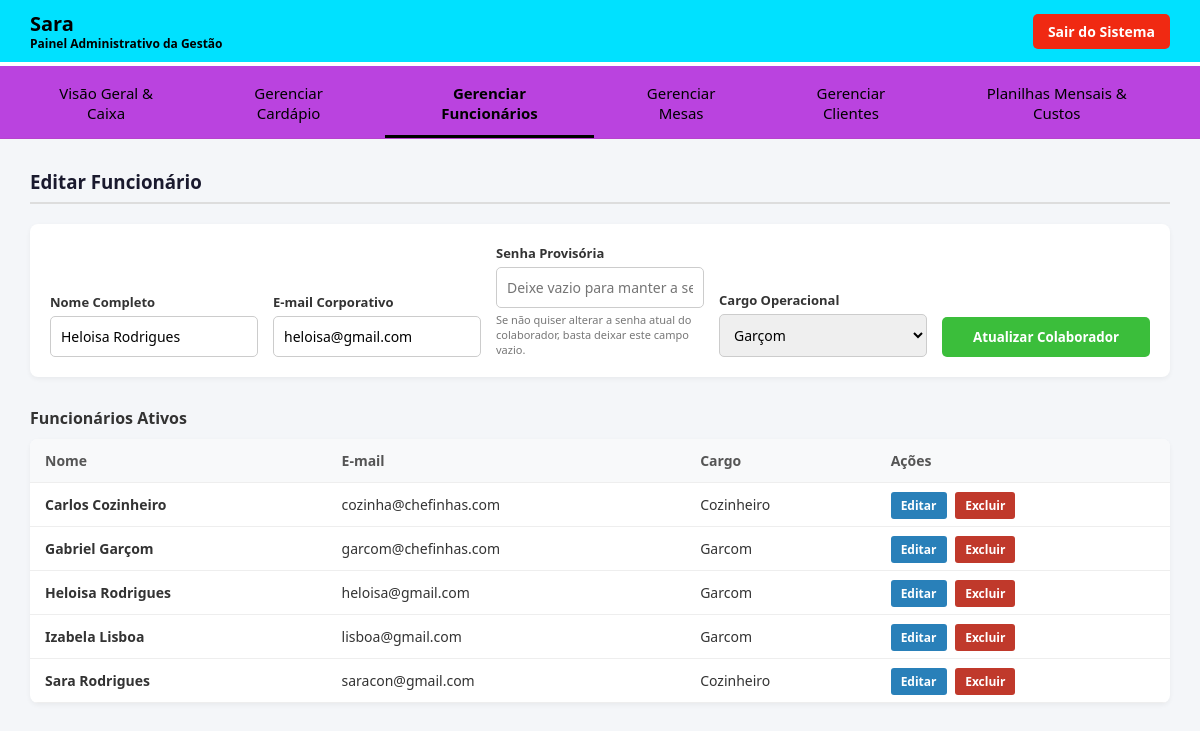
The page /admin/admin.php?editar_funcionario=8 (signed in) on the database its author committed.
### tables this page shows
CREATE TABLE `usuarios` (
  `id` int(11) NOT NULL,
  `nome` varchar(100) NOT NULL,
  `email` varchar(100) NOT NULL,
  `senha` varchar(255) NOT NULL,
  `cargo` enum('administrador','garcom','cozinheiro') NOT NULL,
  `criado_em` timestamp NOT NULL DEFAULT current_timestamp()
);

### admin/admin.php (the view, shortened to what this page needs)
<?php
require_once '../config/conexao.php';
$conn->query("SET time_zone = '-03:00'");
$edit_func = null;
if (isset($_GET['editar_funcionario'])) {
    $id = intval($_GET['editar_funcionario']);
    $stmt = $conn->prepare("SELECT * FROM usuarios WHERE id = :id");
    $stmt->execute([':id' => $id]);
    $edit_func = $stmt->fetch();
}
$lista_funcionarios = $conn->query("SELECT * FROM usuarios WHERE cargo != 'administrador' ORDER BY nome ASC");
?>
<!DOCTYPE html>
<html lang="pt-BR">
<head>
</head>
<body>
<div class="topbar">
    <h2>Sara <span>Painel Administrativo da Gestão</span></h2>
    <a href="/RESTAURANTE_CHEFINHAS/logout.php" class="btn-sair">Sair do Sistema</a>
</div>
<div class="nav-tabs">
    <button class="menu-btn active" id="tab-btn-dashboard" onclick="switchTab('dashboard')">Visão Geral & Caixa</button>
    <button class="menu-btn" id="tab-btn-cardapio" onclick="switchTab('cardapio')">Gerenciar Cardápio</button>
    <button class="menu-btn" id="tab-btn-funcionarios" onclick="switchTab('funcionarios')">Gerenciar Funcionários</button>
    <button class="menu-btn" id="tab-btn-mesas" onclick="switchTab('mesas')">Gerenciar Mesas</button>
    <button class="menu-btn" id="tab-btn-clientes" onclick="switchTab('clientes')">Gerenciar Clientes</button>
    <button class="menu-btn" id="tab-btn-financeiro" onclick="switchTab('financeiro')">Planilhas Mensais & Custos</button>
</div>
<div class="content">
    <div id="funcionarios" class="tab-content">
        <h3><?php echo $edit_func ? 'Editar Funcionário' : 'Controle de Equipe e Recursos Humanos'; ?></h3>
        <form class="form-cadastro" action="admin.php" method="POST">
            <div class="form-group">
                <label>Nome Completo</label>
                <input type="text" name="nome" required value="<?php echo htmlspecialchars($edit_func['nome'] ?? ''); ?>" placeholder="Nome do colaborador">
            </div>
            <div class="form-group">
                <label>E-mail Corporativo</label>
                <input type="email" name="email" required value="<?php echo htmlspecialchars($edit_func['email'] ?? ''); ?>" placeholder="exemplo@chefinhas.com">
            </div>
            <div class="form-group">
                <label>Senha Provisória</label>
                <input type="text" name="senha" <?php echo $edit_func ? '' : 'required'; ?> placeholder="<?php echo $edit_func ? 'Deixe vazio para manter a senha atual' : 'Defina a senha inicial'; ?>">
                <?php if ($edit_func): ?>
                    <small style="color: #777; font-size: 11px; margin-top: 4px;">Se não quiser alterar a senha atual do colaborador, basta deixar este campo vazio.</small>
                <?php endif; ?>
            </div>
            <div class="form-group">
                <label>Cargo Operacional</label>
                <select name="cargo" required>
                    <option value="garcom" <?php echo (isset($edit_func['cargo']) && $edit_func['cargo'] === 'garcom') ? 'selected' : ''; ?>>Garçom</option>
                </select>
            </div>
            <button type="submit" class="btn-salvar"><?php echo $edit_func ? 'Atualizar Colaborador' : 'Cadastrar'; ?></button>
        </form>
        <h4>Funcionários Ativos</h4>
        <table>
            <thead>
                <tr>
                    <th>Nome</th>
                    <th>E-mail</th>
                    <th>Cargo</th>
                    <th>Ações</th>
                </tr>
            </thead>
            <tbody>
                <?php while ($func = $lista_funcionarios->fetch()): ?>
                    <tr>
                        <td><strong><?php echo htmlspecialchars($func['nome']); ?></strong></td>
                        <td><?php echo htmlspecialchars($func['email']); ?></td>
                        <td><span style="text-transform: capitalize;"><?php echo htmlspecialchars($func['cargo']); ?></span></td>
                        <td>
                            <a href="admin.php?editar_funcionario=<?php echo $func['id']; ?>" class="btn-editar">Editar</a>
                            <a href="admin.php?excluir_funcionario=<?php echo $func['id']; ?>" class="btn-excluir" onclick="return confirm('Remover funcionário do sistema?')">Excluir</a>
                        </td>
                    </tr>
                <?php endwhile; ?>
            </tbody>
        </table>
    </div>
</div>
</body>
</html>

### admin/admin.php (style rules this page uses)
* { box-sizing: border-box; margin: 0; padding: 0; font-family: 'Segoe UI', sans-serif; }
body { background: #f4f6f9; color: #333; display: flex; flex-direction: column; min-height: 100vh; }
.topbar { background: #00e1ff; color: white; padding: 10px 30px; display: flex; justify-content: space-between; align-items: center; border-bottom: 4px solid #ffffff; }
.topbar h2 { color: #000000; font-size: 20px; }
.topbar h2 span { font-size: 12px; color: #000000; display: block; margin-top: -2px; }
.nav-tabs { display: flex; background: #ba43df; padding: 5px 20px 0 20px; border-bottom: 1px solid rgba(153, 58, 58, 0.1); }
.menu-btn { background: none; border: none; color: #000000; padding: 12px 20px; font-size: 15px; cursor: pointer; border-bottom: 3px solid transparent; transition: 0.2s; margin-right: 10px; }
.menu-btn.active { color: #000000; border-bottom-color: #000000; font-weight: bold; }
.btn-sair { background: #f02912; color: white; padding: 8px 15px; border-radius: 5px; text-decoration: none; font-weight: bold; font-size: 14px; transition: 0.2s; }
.content { flex: 1; padding: 30px; max-width: 1400px; margin: 0 auto; width: 100%; }
.tab-content { display: none; }
.tab-content.active { display: block; }
h3 { color: #1a1a2e; margin-bottom: 20px; padding-bottom: 8px; border-bottom: 2px solid #ddd; }
.form-cadastro { background: white; padding: 20px; border-radius: 8px; box-shadow: 0 2px 5px rgba(0,0,0,0.05); margin-bottom: 30px; display: grid; grid-template-columns: repeat(auto-fit, minmax(200px, 1fr)); gap: 15px; align-items: end; }
.form-group { display: flex; flex-direction: column; }
.form-group label { font-size: 13px; font-weight: 600; margin-bottom: 5px; }
.form-group input, .form-group select { padding: 10px; border: 1px solid #ccc; border-radius: 5px; font-size: 14px; }
.btn-salvar { background: #3bbe3b; color: white; border: none; padding: 11px; border-radius: 5px; font-weight: bold; cursor: pointer; transition: 0.2s; }
table { width: 100%; border-collapse: collapse; background: white; border-radius: 8px; overflow: hidden; box-shadow: 0 2px 5px rgba(0,0,0,0.05); margin-top: 10px; margin-bottom: 30px; }
table th { background: #f8f9fa; color: #555; font-weight: 600; }
.btn-editar { background: #2980b9; color: white; padding: 5px 10px; border-radius: 3px; text-decoration: none; font-size: 12px; font-weight: bold; margin-right: 5px; }

### rows shown on the page
usuarios: nome "Heloisa Rodrigues", email "heloisa@gmail.com", cargo "Garçom", cargo "Garcom"
usuarios: nome "Carlos Cozinheiro", email "cozinha@chefinhas.com", cargo "Cozinheiro"
usuarios: nome "Gabriel Garçom", email "garcom@chefinhas.com", cargo "Garcom"
usuarios: nome "Izabela Lisboa", email "lisboa@gmail.com", cargo "Garcom"
usuarios: nome "Sara Rodrigues", email "saracon@gmail.com", cargo "Cozinheiro"
